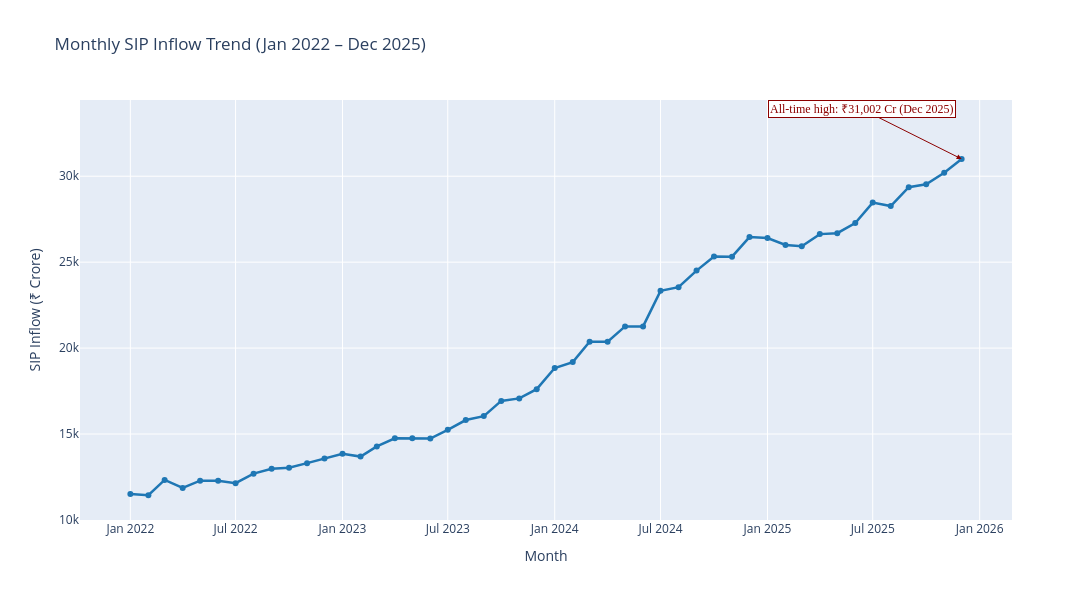

Write notebook code for a chart like this one.
### Code cell
fig3 = px.line(
    sip_inflows,
    x='month',
    y='sip_inflow_crore',
    title='Monthly SIP Inflow Trend (Jan 2022 – Dec 2025)',
    labels={'sip_inflow_crore': 'SIP Inflow (₹ Crore)', 'month': 'Month'},
    markers=True
)

fig3.update_traces(line=dict(color='#1f77b4', width=2.5))

peak = sip_inflows.loc[sip_inflows['sip_inflow_crore'].idxmax()]

fig3.add_annotation(
    x=str(peak['month'].date()), y=peak['sip_inflow_crore'],
    text=f"All-time high: ₹{peak['sip_inflow_crore']:,.0f} Cr (Dec 2025)",
    showarrow=True, arrowhead=2, arrowcolor='darkred',
    ax=-100, ay=-50,
    font=dict(size=12, color='darkred', family='Arial Black'),
    bgcolor='white', bordercolor='darkred', borderwidth=1
)

fig3.update_layout(height=600, width=1100)
fig3.show()

fig3.write_image('../reports/charts/03_sip_inflow_trend.png', width=1400, height=700, scale=2)
print("Saved: 03_sip_inflow_trend.png")

### Figure 1 — Plotly figure (JSON) as saved in the notebook; plotly's stock layout.template omitted (floating-point values rounded to 4 significant figures)
{"data": [{"hovertemplate": "Month=%{x}<br>SIP Inflow (₹ Crore)=%{y}<extra></extra>", "legendgroup": "", "line": {"color": "#1f77b4", "dash": "solid", "width": 2.5}, "marker": {"symbol": "circle"}, "mode": "lines+markers", "name": "", "orientation": "v", "showlegend": false, "type": "scatter", "x": ["2022-01-01T00:00:00", "2022-02-01T00:00:00", "2022-03-01T00:00:00", "2022-04-01T00:00:00", "2022-05-01T00:00:00", "2022-06-01T00:00:00", "2022-07-01T00:00:00", "2022-08-01T00:00:00", "2022-09-01T00:00:00", "2022-10-01T00:00:00", "2022-11-01T00:00:00", "2022-12-01T00:00:00", "2023-01-01T00:00:00", "2023-02-01T00:00:00", "2023-03-01T00:00:00", "2023-04-01T00:00:00", "2023-05-01T00:00:00", "2023-06-01T00:00:00", "2023-07-01T00:00:00", "2023-08-01T00:00:00", "2023-09-01T00:00:00", "2023-10-01T00:00:00", "2023-11-01T00:00:00", "2023-12-01T00:00:00", "2024-01-01T00:00:00", "2024-02-01T00:00:00", "2024-03-01T00:00:00", "2024-04-01T00:00:00", "2024-05-01T00:00:00", "2024-06-01T00:00:00", "2024-07-01T00:00:00", "2024-08-01T00:00:00", "2024-09-01T00:00:00", "2024-10-01T00:00:00", "2024-11-01T00:00:00", "2024-12-01T00:00:00", "2025-01-01T00:00:00", "2025-02-01T00:00:00", "2025-03-01T00:00:00", "2025-04-01T00:00:00", "2025-05-01T00:00:00", "2025-06-01T00:00:00", "2025-07-01T00:00:00", "2025-08-01T00:00:00", "2025-09-01T00:00:00", "2025-10-01T00:00:00", "2025-11-01T00:00:00", "2025-12-01T00:00:00"], "xaxis": "x", "y": [11517, 11438, 12328, 11863, 12286, 12276, 12140, 12694, 12976, 13040, 13306, 13573, 13856, 13687, 14276, 14749, 14749, 14734, 15245, 15814, 16042, 16928, 17073, 17610, 18838, 19187, 20371, 20371, 21262, 21262, 23332, 23547, 24509, 25323, 25320, 26459, 26400, 25999, 25926, 26632, 26688, 27274, 28464, 28265, 29361, 29529, 30200, 31002], "yaxis": "y"}], "layout": {"annotations": [{"arrowcolor": "darkred", "arrowhead": 2, "ax": -100, "ay": -50, "bgcolor": "white", "bordercolor": "darkred", "borderwidth": 1, "font": {"color": "darkred", "family": "Arial Black", "size": 12}, "showarrow": true, "text": "All-time high: ₹31,002 Cr (Dec 2025)", "x": "2025-12-01", "y": 31002}], "height": 600, "legend": {"tracegroupgap": 0}, "title": {"text": "Monthly SIP Inflow Trend (Jan 2022 – Dec 2025)"}, "width": 1100, "xaxis": {"anchor": "y", "domain": [0, 1], "title": {"text": "Month"}}, "yaxis": {"anchor": "x", "domain": [0, 1], "title": {"text": "SIP Inflow (₹ Crore)"}}}}
